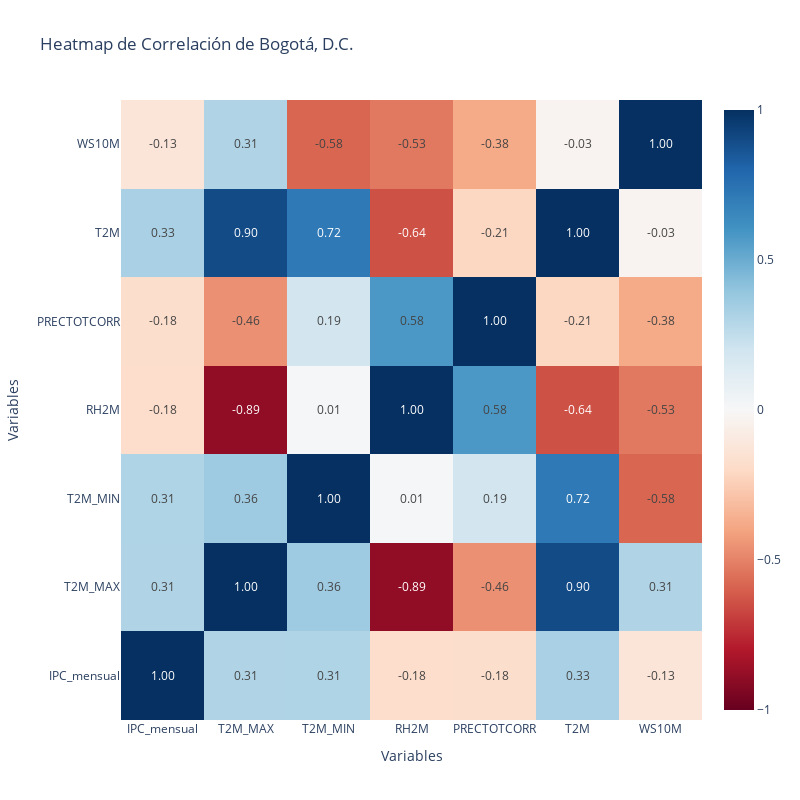

Notebook code for this chart:
### Code cell
plot_heatmap(dict_ciudades['Bogotá, D.C.'],'Bogotá, D.C.')

### Figure 1 — Plotly figure (JSON) as saved in the notebook; plotly's stock layout.template omitted (floating-point values rounded to 4 significant figures)
{"data": [{"colorscale": [[0, "rgb(103,0,31)"], [0.1, "rgb(178,24,43)"], [0.2, "rgb(214,96,77)"], [0.3, "rgb(244,165,130)"], [0.4, "rgb(253,219,199)"], [0.5, "rgb(247,247,247)"], [0.6, "rgb(209,229,240)"], [0.7, "rgb(146,197,222)"], [0.8, "rgb(67,147,195)"], [0.9, "rgb(33,102,172)"], [1, "rgb(5,48,97)"]], "hovertemplate": "Correlación entre %{x} y %{y}: %{text:.2f}<extra></extra>", "text": [[1, 0.3063, 0.3088, -0.1844, -0.1772, 0.3285, -0.1268], [0.3063, 1, 0.3596, -0.8889, -0.4608, 0.8983, 0.3056], [0.3088, 0.3596, 1, 0.01412, 0.1899, 0.7157, -0.5837], [-0.1844, -0.8889, 0.01412, 1, 0.5807, -0.6421, -0.5276], [-0.1772, -0.4608, 0.1899, 0.5807, 1, -0.2126, -0.3818], [0.3285, 0.8983, 0.7157, -0.6421, -0.2126, 1, -0.03001], [-0.1268, 0.3056, -0.5837, -0.5276, -0.3818, -0.03001, 1]], "textfont": {"size": 12}, "texttemplate": "%{text:.2f}", "type": "heatmap", "x": ["IPC_mensual", "T2M_MAX", "T2M_MIN", "RH2M", "PRECTOTCORR", "T2M", "WS10M"], "y": ["IPC_mensual", "T2M_MAX", "T2M_MIN", "RH2M", "PRECTOTCORR", "T2M", "WS10M"], "z": [[1, 0.3063, 0.3088, -0.1844, -0.1772, 0.3285, -0.1268], [0.3063, 1, 0.3596, -0.8889, -0.4608, 0.8983, 0.3056], [0.3088, 0.3596, 1, 0.01412, 0.1899, 0.7157, -0.5837], [-0.1844, -0.8889, 0.01412, 1, 0.5807, -0.6421, -0.5276], [-0.1772, -0.4608, 0.1899, 0.5807, 1, -0.2126, -0.3818], [0.3285, 0.8983, 0.7157, -0.6421, -0.2126, 1, -0.03001], [-0.1268, 0.3056, -0.5837, -0.5276, -0.3818, -0.03001, 1]], "zmax": 1, "zmid": 0, "zmin": -1}], "layout": {"height": 800, "title": {"text": "Heatmap de Correlación de Bogotá, D.C."}, "width": 800, "xaxis": {"title": {"text": "Variables"}}, "yaxis": {"title": {"text": "Variables"}}}}
